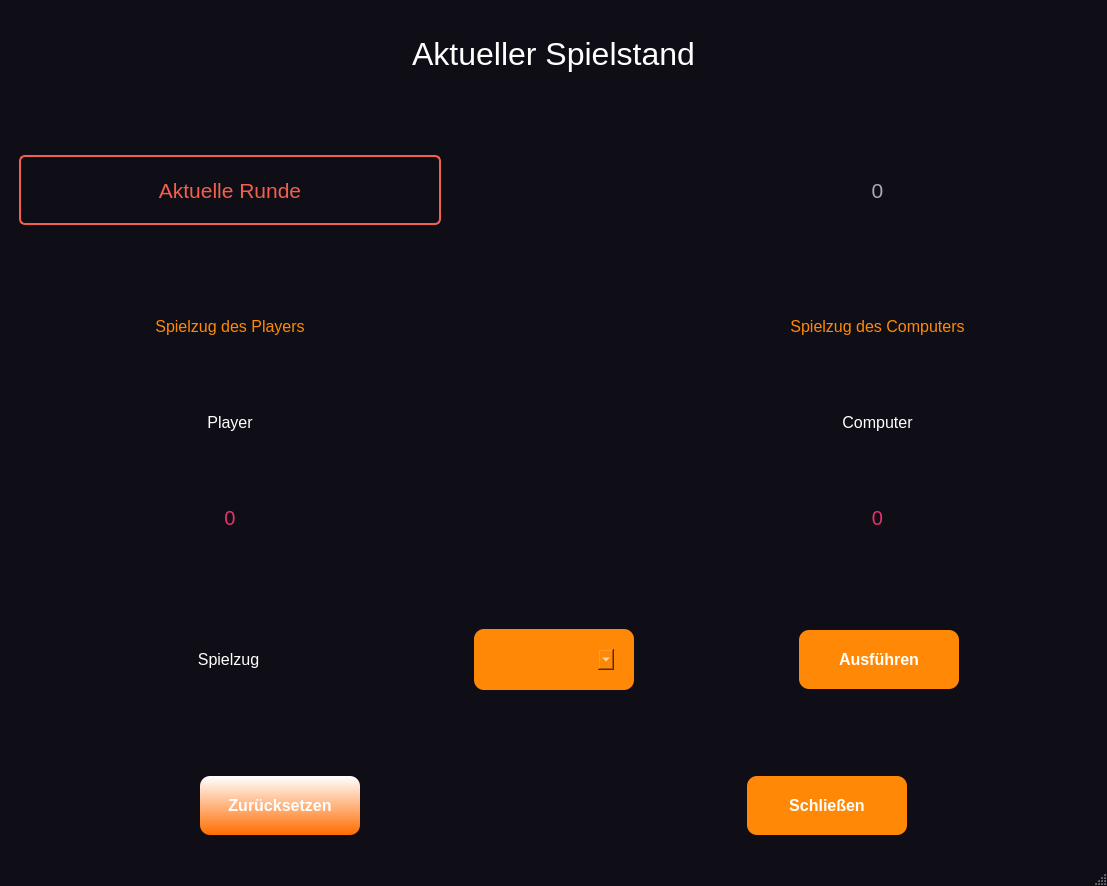
<?xml version="1.0" encoding="UTF-8"?>
<ui version="4.0">
 <class>MainWindow</class>
 <widget class="QMainWindow" name="MainWindow">
  <property name="geometry">
   <rect>
    <x>0</x>
    <y>0</y>
    <width>1107</width>
    <height>886</height>
   </rect>
  </property>
  <property name="palette">
   <palette>
    <active>
     <colorrole role="WindowText">
      <brush brushstyle="SolidPattern">
       <color alpha="255">
        <red>255</red>
        <green>255</green>
        <blue>254</blue>
       </color>
      </brush>
     </colorrole>
     <colorrole role="Button">
      <brush brushstyle="SolidPattern">
       <color alpha="255">
        <red>255</red>
        <green>137</green>
        <blue>6</blue>
       </color>
      </brush>
     </colorrole>
     <colorrole role="ButtonText">
      <brush brushstyle="SolidPattern">
       <color alpha="255">
        <red>255</red>
        <green>255</green>
        <blue>254</blue>
       </color>
      </brush>
     </colorrole>
     <colorrole role="Base">
      <brush brushstyle="SolidPattern">
       <color alpha="255">
        <red>255</red>
        <green>255</green>
        <blue>255</blue>
       </color>
      </brush>
     </colorrole>
     <colorrole role="Window">
      <brush brushstyle="SolidPattern">
       <color alpha="255">
        <red>15</red>
        <green>14</green>
        <blue>23</blue>
       </color>
      </brush>
     </colorrole>
    </active>
    <inactive>
     <colorrole role="WindowText">
      <brush brushstyle="SolidPattern">
       <color alpha="255">
        <red>255</red>
        <green>255</green>
        <blue>254</blue>
       </color>
      </brush>
     </colorrole>
     <colorrole role="Button">
      <brush brushstyle="SolidPattern">
       <color alpha="255">
        <red>255</red>
        <green>137</green>
        <blue>6</blue>
       </color>
      </brush>
     </colorrole>
     <colorrole role="ButtonText">
      <brush brushstyle="SolidPattern">
       <color alpha="255">
        <red>255</red>
        <green>255</green>
        <blue>254</blue>
       </color>
      </brush>
     </colorrole>
     <colorrole role="Base">
      <brush brushstyle="SolidPattern">
       <color alpha="255">
        <red>255</red>
        <green>255</green>
        <blue>255</blue>
       </color>
      </brush>
     </colorrole>
     <colorrole role="Window">
      <brush brushstyle="SolidPattern">
       <color alpha="255">
        <red>15</red>
        <green>14</green>
        <blue>23</blue>
       </color>
      </brush>
     </colorrole>
    </inactive>
    <disabled>
     <colorrole role="WindowText">
      <brush brushstyle="SolidPattern">
       <color alpha="255">
        <red>120</red>
        <green>120</green>
        <blue>120</blue>
       </color>
      </brush>
     </colorrole>
     <colorrole role="Button">
      <brush brushstyle="SolidPattern">
       <color alpha="255">
        <red>255</red>
        <green>137</green>
        <blue>6</blue>
       </color>
      </brush>
     </colorrole>
     <colorrole role="ButtonText">
      <brush brushstyle="SolidPattern">
       <color alpha="255">
        <red>120</red>
        <green>120</green>
        <blue>120</blue>
       </color>
      </brush>
     </colorrole>
     <colorrole role="Base">
      <brush brushstyle="SolidPattern">
       <color alpha="255">
        <red>15</red>
        <green>14</green>
        <blue>23</blue>
       </color>
      </brush>
     </colorrole>
     <colorrole role="Window">
      <brush brushstyle="SolidPattern">
       <color alpha="255">
        <red>15</red>
        <green>14</green>
        <blue>23</blue>
       </color>
      </brush>
     </colorrole>
    </disabled>
   </palette>
  </property>
  <property name="windowTitle">
   <string>Schere Stein Papier</string>
  </property>
  <property name="locale">
   <locale language="German" country="Austria"/>
  </property>
  <widget class="QWidget" name="centralwidget">
   <layout class="QVBoxLayout" name="verticalLayout">
    <item>
     <widget class="QLabel" name="label">
      <property name="font">
       <font>
        <pointsize>-1</pointsize>
       </font>
      </property>
      <property name="styleSheet">
       <string notr="true">font-size: 32px;
font-style: bold;
color: rgb(255, 255, 254);</string>
      </property>
      <property name="text">
       <string>Aktueller Spielstand</string>
      </property>
      <property name="alignment">
       <set>Qt::AlignCenter</set>
      </property>
     </widget>
    </item>
    <item>
     <spacer name="verticalSpacer_3">
      <property name="orientation">
       <enum>Qt::Vertical</enum>
      </property>
      <property name="sizeType">
       <enum>QSizePolicy::Minimum</enum>
      </property>
      <property name="sizeHint" stdset="0">
       <size>
        <width>20</width>
        <height>40</height>
       </size>
      </property>
     </spacer>
    </item>
    <item>
     <layout class="QHBoxLayout" name="horizontalLayout">
      <item>
       <widget class="QLabel" name="label_1">
        <property name="font">
         <font>
          <pointsize>16</pointsize>
         </font>
        </property>
        <property name="styleSheet">
         <string notr="true">border: 2px solid rgb(242, 95, 76);
color: rgb(242, 95, 76);
border-radius: 6px;
margin: 10px;</string>
        </property>
        <property name="frameShadow">
         <enum>QFrame::Plain</enum>
        </property>
        <property name="lineWidth">
         <number>0</number>
        </property>
        <property name="text">
         <string>Aktuelle Runde</string>
        </property>
        <property name="alignment">
         <set>Qt::AlignCenter</set>
        </property>
        <property name="indent">
         <number>-1</number>
        </property>
       </widget>
      </item>
      <item>
       <spacer name="horizontalSpacer_10">
        <property name="orientation">
         <enum>Qt::Horizontal</enum>
        </property>
        <property name="sizeType">
         <enum>QSizePolicy::Maximum</enum>
        </property>
        <property name="sizeHint" stdset="0">
         <size>
          <width>200</width>
          <height>20</height>
         </size>
        </property>
       </spacer>
      </item>
      <item>
       <widget class="QLabel" name="round">
        <property name="font">
         <font>
          <pointsize>16</pointsize>
         </font>
        </property>
        <property name="styleSheet">
         <string notr="true">color: rgb(167, 169, 190);</string>
        </property>
        <property name="text">
         <string>0</string>
        </property>
        <property name="alignment">
         <set>Qt::AlignCenter</set>
        </property>
       </widget>
      </item>
     </layout>
    </item>
    <item>
     <spacer name="verticalSpacer_4">
      <property name="orientation">
       <enum>Qt::Vertical</enum>
      </property>
      <property name="sizeType">
       <enum>QSizePolicy::Minimum</enum>
      </property>
      <property name="sizeHint" stdset="0">
       <size>
        <width>20</width>
        <height>40</height>
       </size>
      </property>
     </spacer>
    </item>
    <item>
     <layout class="QHBoxLayout" name="horizontalLayout_2">
      <item>
       <widget class="QLabel" name="player_move">
        <property name="font">
         <font>
          <pointsize>12</pointsize>
         </font>
        </property>
        <property name="styleSheet">
         <string notr="true">color: rgb(255, 137, 6);</string>
        </property>
        <property name="text">
         <string>Spielzug des Players</string>
        </property>
        <property name="alignment">
         <set>Qt::AlignCenter</set>
        </property>
       </widget>
      </item>
      <item>
       <spacer name="horizontalSpacer_9">
        <property name="orientation">
         <enum>Qt::Horizontal</enum>
        </property>
        <property name="sizeType">
         <enum>QSizePolicy::Maximum</enum>
        </property>
        <property name="sizeHint" stdset="0">
         <size>
          <width>200</width>
          <height>20</height>
         </size>
        </property>
       </spacer>
      </item>
      <item>
       <widget class="QLabel" name="computer_move">
        <property name="font">
         <font>
          <pointsize>12</pointsize>
         </font>
        </property>
        <property name="styleSheet">
         <string notr="true">color: rgb(255, 137, 6);</string>
        </property>
        <property name="text">
         <string>Spielzug des Computers</string>
        </property>
        <property name="alignment">
         <set>Qt::AlignCenter</set>
        </property>
       </widget>
      </item>
     </layout>
    </item>
    <item>
     <layout class="QHBoxLayout" name="horizontalLayout_3">
      <item>
       <widget class="QLabel" name="label_6">
        <property name="font">
         <font>
          <pointsize>12</pointsize>
         </font>
        </property>
        <property name="text">
         <string>Player</string>
        </property>
        <property name="alignment">
         <set>Qt::AlignCenter</set>
        </property>
       </widget>
      </item>
      <item>
       <spacer name="horizontalSpacer_8">
        <property name="orientation">
         <enum>Qt::Horizontal</enum>
        </property>
        <property name="sizeType">
         <enum>QSizePolicy::Maximum</enum>
        </property>
        <property name="sizeHint" stdset="0">
         <size>
          <width>200</width>
          <height>20</height>
         </size>
        </property>
       </spacer>
      </item>
      <item>
       <widget class="QLabel" name="label_7">
        <property name="font">
         <font>
          <pointsize>12</pointsize>
         </font>
        </property>
        <property name="text">
         <string>Computer</string>
        </property>
        <property name="alignment">
         <set>Qt::AlignCenter</set>
        </property>
       </widget>
      </item>
     </layout>
    </item>
    <item>
     <layout class="QHBoxLayout" name="horizontalLayout_4">
      <item>
       <widget class="QLabel" name="player_score">
        <property name="font">
         <font>
          <pointsize>-1</pointsize>
         </font>
        </property>
        <property name="styleSheet">
         <string notr="true">color: rgb(229, 49, 112);
font-size: 20px;
font-style: bold;</string>
        </property>
        <property name="text">
         <string>0</string>
        </property>
        <property name="alignment">
         <set>Qt::AlignCenter</set>
        </property>
       </widget>
      </item>
      <item>
       <spacer name="horizontalSpacer_7">
        <property name="orientation">
         <enum>Qt::Horizontal</enum>
        </property>
        <property name="sizeType">
         <enum>QSizePolicy::Maximum</enum>
        </property>
        <property name="sizeHint" stdset="0">
         <size>
          <width>200</width>
          <height>20</height>
         </size>
        </property>
       </spacer>
      </item>
      <item>
       <widget class="QLabel" name="computer_score">
        <property name="font">
         <font>
          <pointsize>-1</pointsize>
         </font>
        </property>
        <property name="styleSheet">
         <string notr="true">color: rgb(229, 49, 112);
font-size: 20px;
font-style: bold;</string>
        </property>
        <property name="text">
         <string>0</string>
        </property>
        <property name="alignment">
         <set>Qt::AlignCenter</set>
        </property>
       </widget>
      </item>
     </layout>
    </item>
    <item>
     <spacer name="verticalSpacer">
      <property name="orientation">
       <enum>Qt::Vertical</enum>
      </property>
      <property name="sizeType">
       <enum>QSizePolicy::Minimum</enum>
      </property>
      <property name="sizeHint" stdset="0">
       <size>
        <width>20</width>
        <height>40</height>
       </size>
      </property>
     </spacer>
    </item>
    <item>
     <layout class="QHBoxLayout" name="horizontalLayout_5">
      <item>
       <widget class="QLabel" name="label_10">
        <property name="font">
         <font>
          <pointsize>12</pointsize>
         </font>
        </property>
        <property name="text">
         <string>Spielzug</string>
        </property>
        <property name="alignment">
         <set>Qt::AlignCenter</set>
        </property>
       </widget>
      </item>
      <item>
       <layout class="QHBoxLayout" name="horizontalLayout_10">
        <item>
         <widget class="QComboBox" name="move">
          <property name="maximumSize">
           <size>
            <width>200</width>
            <height>16777215</height>
           </size>
          </property>
          <property name="palette">
           <palette>
            <active>
             <colorrole role="WindowText">
              <brush brushstyle="SolidPattern">
               <color alpha="255">
                <red>255</red>
                <green>255</green>
                <blue>254</blue>
               </color>
              </brush>
             </colorrole>
             <colorrole role="Button">
              <brush brushstyle="SolidPattern">
               <color alpha="255">
                <red>255</red>
                <green>137</green>
                <blue>6</blue>
               </color>
              </brush>
             </colorrole>
             <colorrole role="Dark">
              <brush brushstyle="SolidPattern">
               <color alpha="0">
                <red>191</red>
                <green>191</green>
                <blue>191</blue>
               </color>
              </brush>
             </colorrole>
             <colorrole role="Mid">
              <brush brushstyle="SolidPattern">
               <color alpha="0">
                <red>169</red>
                <green>169</green>
                <blue>169</blue>
               </color>
              </brush>
             </colorrole>
             <colorrole role="Text">
              <brush brushstyle="SolidPattern">
               <color alpha="255">
                <red>255</red>
                <green>255</green>
                <blue>254</blue>
               </color>
              </brush>
             </colorrole>
             <colorrole role="ButtonText">
              <brush brushstyle="SolidPattern">
               <color alpha="255">
                <red>255</red>
                <green>255</green>
                <blue>254</blue>
               </color>
              </brush>
             </colorrole>
             <colorrole role="Base">
              <brush brushstyle="SolidPattern">
               <color alpha="255">
                <red>255</red>
                <green>137</green>
                <blue>6</blue>
               </color>
              </brush>
             </colorrole>
             <colorrole role="Window">
              <brush brushstyle="SolidPattern">
               <color alpha="255">
                <red>255</red>
                <green>137</green>
                <blue>6</blue>
               </color>
              </brush>
             </colorrole>
             <colorrole role="Highlight">
              <brush brushstyle="SolidPattern">
               <color alpha="255">
                <red>229</red>
                <green>49</green>
                <blue>112</blue>
               </color>
              </brush>
             </colorrole>
            </active>
            <inactive>
             <colorrole role="WindowText">
              <brush brushstyle="SolidPattern">
               <color alpha="255">
                <red>255</red>
                <green>255</green>
                <blue>254</blue>
               </color>
              </brush>
             </colorrole>
             <colorrole role="Button">
              <brush brushstyle="SolidPattern">
               <color alpha="255">
                <red>255</red>
                <green>137</green>
                <blue>6</blue>
               </color>
              </brush>
             </colorrole>
             <colorrole role="Dark">
              <brush brushstyle="SolidPattern">
               <color alpha="0">
                <red>191</red>
                <green>191</green>
                <blue>191</blue>
               </color>
              </brush>
             </colorrole>
             <colorrole role="Mid">
              <brush brushstyle="SolidPattern">
               <color alpha="0">
                <red>169</red>
                <green>169</green>
                <blue>169</blue>
               </color>
              </brush>
             </colorrole>
             <colorrole role="Text">
              <brush brushstyle="SolidPattern">
               <color alpha="255">
                <red>255</red>
                <green>255</green>
                <blue>254</blue>
               </color>
              </brush>
             </colorrole>
             <colorrole role="ButtonText">
              <brush brushstyle="SolidPattern">
               <color alpha="255">
                <red>255</red>
                <green>255</green>
                <blue>254</blue>
               </color>
              </brush>
             </colorrole>
             <colorrole role="Base">
              <brush brushstyle="SolidPattern">
               <color alpha="255">
                <red>255</red>
                <green>137</green>
                <blue>6</blue>
               </color>
              </brush>
             </colorrole>
             <colorrole role="Window">
              <brush brushstyle="SolidPattern">
               <color alpha="255">
                <red>255</red>
                <green>137</green>
                <blue>6</blue>
               </color>
              </brush>
             </colorrole>
             <colorrole role="Highlight">
              <brush brushstyle="SolidPattern">
               <color alpha="255">
                <red>229</red>
                <green>49</green>
                <blue>112</blue>
               </color>
              </brush>
             </colorrole>
            </inactive>
            <disabled>
             <colorrole role="WindowText">
              <brush brushstyle="SolidPattern">
               <color alpha="0">
                <red>191</red>
                <green>191</green>
                <blue>191</blue>
               </color>
              </brush>
             </colorrole>
             <colorrole role="Button">
              <brush brushstyle="SolidPattern">
               <color alpha="255">
                <red>255</red>
                <green>137</green>
                <blue>6</blue>
               </color>
              </brush>
             </colorrole>
             <colorrole role="Dark">
              <brush brushstyle="SolidPattern">
               <color alpha="0">
                <red>191</red>
                <green>191</green>
                <blue>191</blue>
               </color>
              </brush>
             </colorrole>
             <colorrole role="Mid">
              <brush brushstyle="SolidPattern">
               <color alpha="0">
                <red>169</red>
                <green>169</green>
                <blue>169</blue>
               </color>
              </brush>
             </colorrole>
             <colorrole role="Text">
              <brush brushstyle="SolidPattern">
               <color alpha="0">
                <red>191</red>
                <green>191</green>
                <blue>191</blue>
               </color>
              </brush>
             </colorrole>
             <colorrole role="ButtonText">
              <brush brushstyle="SolidPattern">
               <color alpha="0">
                <red>191</red>
                <green>191</green>
                <blue>191</blue>
               </color>
              </brush>
             </colorrole>
             <colorrole role="Base">
              <brush brushstyle="SolidPattern">
               <color alpha="255">
                <red>255</red>
                <green>137</green>
                <blue>6</blue>
               </color>
              </brush>
             </colorrole>
             <colorrole role="Window">
              <brush brushstyle="SolidPattern">
               <color alpha="255">
                <red>255</red>
                <green>137</green>
                <blue>6</blue>
               </color>
              </brush>
             </colorrole>
             <colorrole role="Highlight">
              <brush brushstyle="SolidPattern">
               <color alpha="255">
                <red>229</red>
                <green>49</green>
                <blue>112</blue>
               </color>
              </brush>
             </colorrole>
            </disabled>
           </palette>
          </property>
          <property name="contextMenuPolicy">
           <enum>Qt::NoContextMenu</enum>
          </property>
          <property name="styleSheet">
           <string notr="true">background-color: rgb(255, 137, 6);
selection-background-color: rgb(229, 49, 112);
color: rgb(255, 255, 254);
border-radius: 10px;
font: bold;
margin: 20px;
padding: 20px;
font-size: 16px;</string>
          </property>
         </widget>
        </item>
       </layout>
      </item>
      <item>
       <layout class="QHBoxLayout" name="horizontalLayout_7">
        <item>
         <spacer name="horizontalSpacer">
          <property name="orientation">
           <enum>Qt::Horizontal</enum>
          </property>
          <property name="sizeType">
           <enum>QSizePolicy::Minimum</enum>
          </property>
          <property name="sizeHint" stdset="0">
           <size>
            <width>40</width>
            <height>20</height>
           </size>
          </property>
         </spacer>
        </item>
        <item>
         <widget class="QPushButton" name="pB_execute">
          <property name="maximumSize">
           <size>
            <width>200</width>
            <height>16777215</height>
           </size>
          </property>
          <property name="styleSheet">
           <string notr="true">background-color: rgb(255, 137, 6);
color: rgb(255, 255, 254);
border-radius: 10px;
font: bold;
margin: 20px;
padding: 20px;
font-size: 16px;</string>
          </property>
          <property name="text">
           <string>Ausführen</string>
          </property>
         </widget>
        </item>
        <item>
         <spacer name="horizontalSpacer_2">
          <property name="orientation">
           <enum>Qt::Horizontal</enum>
          </property>
          <property name="sizeType">
           <enum>QSizePolicy::Minimum</enum>
          </property>
          <property name="sizeHint" stdset="0">
           <size>
            <width>40</width>
            <height>20</height>
           </size>
          </property>
         </spacer>
        </item>
       </layout>
      </item>
     </layout>
    </item>
    <item>
     <spacer name="verticalSpacer_2">
      <property name="orientation">
       <enum>Qt::Vertical</enum>
      </property>
      <property name="sizeType">
       <enum>QSizePolicy::Minimum</enum>
      </property>
      <property name="sizeHint" stdset="0">
       <size>
        <width>20</width>
        <height>40</height>
       </size>
      </property>
     </spacer>
    </item>
    <item>
     <layout class="QHBoxLayout" name="horizontalLayout_6">
      <item>
       <layout class="QHBoxLayout" name="horizontalLayout_8">
        <item>
         <spacer name="horizontalSpacer_3">
          <property name="orientation">
           <enum>Qt::Horizontal</enum>
          </property>
          <property name="sizeType">
           <enum>QSizePolicy::Minimum</enum>
          </property>
          <property name="sizeHint" stdset="0">
           <size>
            <width>40</width>
            <height>20</height>
           </size>
          </property>
         </spacer>
        </item>
        <item>
         <widget class="QPushButton" name="pB_reset">
          <property name="maximumSize">
           <size>
            <width>200</width>
            <height>16777215</height>
           </size>
          </property>
          <property name="styleSheet">
           <string notr="true">color: rgb(255, 255, 254);
border-radius: 10px;
border-color: rgb(45, 45, 45);
border-style: inset;
font: bold;
margin: 20px;
padding: 20px;
font-size: 16px;
background-color: qlineargradient(spread:pad, x1:0, y1:1, x2:0, y2:0, stop:0 rgba(255, 108, 0, 255), stop:1 rgba(255, 255, 255, 255));</string>
          </property>
          <property name="text">
           <string>Zurücksetzen</string>
          </property>
         </widget>
        </item>
        <item>
         <spacer name="horizontalSpacer_4">
          <property name="orientation">
           <enum>Qt::Horizontal</enum>
          </property>
          <property name="sizeType">
           <enum>QSizePolicy::Minimum</enum>
          </property>
          <property name="sizeHint" stdset="0">
           <size>
            <width>40</width>
            <height>20</height>
           </size>
          </property>
         </spacer>
        </item>
       </layout>
      </item>
      <item>
       <layout class="QHBoxLayout" name="horizontalLayout_9">
        <item>
         <spacer name="horizontalSpacer_5">
          <property name="orientation">
           <enum>Qt::Horizontal</enum>
          </property>
          <property name="sizeType">
           <enum>QSizePolicy::Minimum</enum>
          </property>
          <property name="sizeHint" stdset="0">
           <size>
            <width>40</width>
            <height>20</height>
           </size>
          </property>
         </spacer>
        </item>
        <item>
         <widget class="QPushButton" name="pB_close">
          <property name="maximumSize">
           <size>
            <width>200</width>
            <height>16777215</height>
           </size>
          </property>
          <property name="styleSheet">
           <string notr="true">background-color: rgb(255, 137, 6);
color: rgb(255, 255, 254);
border-radius: 10px;
font: bold;
margin: 20px;
padding: 20px;
font-size: 16px;</string>
          </property>
          <property name="text">
           <string>Schließen</string>
          </property>
         </widget>
        </item>
        <item>
         <spacer name="horizontalSpacer_6">
          <property name="orientation">
           <enum>Qt::Horizontal</enum>
          </property>
          <property name="sizeType">
           <enum>QSizePolicy::Minimum</enum>
          </property>
          <property name="sizeHint" stdset="0">
           <size>
            <width>40</width>
            <height>20</height>
           </size>
          </property>
         </spacer>
        </item>
       </layout>
      </item>
     </layout>
    </item>
   </layout>
  </widget>
  <widget class="QMenuBar" name="menubar">
   <property name="geometry">
    <rect>
     <x>0</x>
     <y>0</y>
     <width>1107</width>
     <height>24</height>
    </rect>
   </property>
  </widget>
  <widget class="QStatusBar" name="statusbar"/>
 </widget>
 <resources/>
 <connections>
  <connection>
   <sender>pB_close</sender>
   <signal>clicked()</signal>
   <receiver>MainWindow</receiver>
   <slot>close()</slot>
   <hints>
    <hint type="sourcelabel">
     <x>826</x>
     <y>800</y>
    </hint>
    <hint type="destinationlabel">
     <x>553</x>
     <y>442</y>
    </hint>
   </hints>
  </connection>
 </connections>
</ui>
